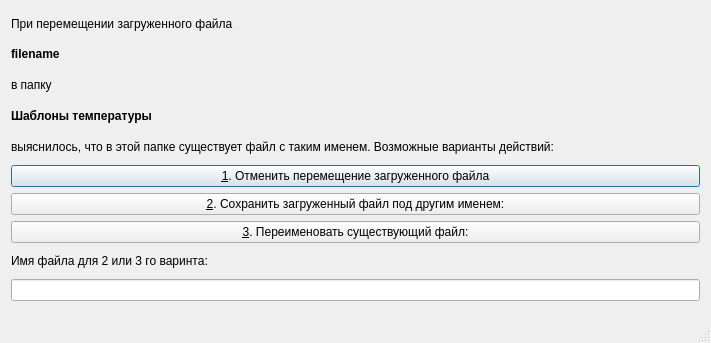
<?xml version="1.0" encoding="UTF-8"?>
<ui version="4.0">
 <class>Dialog</class>
 <widget class="QDialog" name="Dialog">
  <property name="geometry">
   <rect>
    <x>0</x>
    <y>0</y>
    <width>711</width>
    <height>343</height>
   </rect>
  </property>
  <property name="windowTitle">
   <string>Установка загруженных шаблонов</string>
  </property>
  <property name="sizeGripEnabled">
   <bool>true</bool>
  </property>
  <layout class="QHBoxLayout" name="horizontalLayout">
   <item>
    <layout class="QGridLayout" name="gridLayout">
     <item row="0" column="0">
      <widget class="QLabel" name="label_2">
       <property name="text">
        <string>При перемещении загруженного файла</string>
       </property>
      </widget>
     </item>
     <item row="1" column="0">
      <widget class="QLabel" name="FileNameLabel">
       <property name="font">
        <font>
         <weight>75</weight>
         <bold>true</bold>
        </font>
       </property>
       <property name="text">
        <string>filename</string>
       </property>
      </widget>
     </item>
     <item row="2" column="0">
      <widget class="QLabel" name="label_4">
       <property name="text">
        <string>в папку</string>
       </property>
      </widget>
     </item>
     <item row="3" column="0">
      <widget class="QLabel" name="FolderLabel">
       <property name="font">
        <font>
         <weight>75</weight>
         <bold>true</bold>
        </font>
       </property>
       <property name="text">
        <string>Шаблоны температуры</string>
       </property>
      </widget>
     </item>
     <item row="4" column="0">
      <widget class="QLabel" name="label_5">
       <property name="text">
        <string>выяснилось, что в этой папке существует файл с таким именем. Возможные варианты действий:</string>
       </property>
      </widget>
     </item>
     <item row="5" column="0">
      <widget class="QPushButton" name="CancelpushButton">
       <property name="text">
        <string>&amp;1. Отменить перемещение загруженного файла</string>
       </property>
      </widget>
     </item>
     <item row="6" column="0">
      <widget class="QPushButton" name="RenameNewpushButton">
       <property name="text">
        <string>&amp;2. Сохранить загруженный файл под другим именем:</string>
       </property>
      </widget>
     </item>
     <item row="7" column="0">
      <widget class="QPushButton" name="RenameOldpushButton">
       <property name="text">
        <string>&amp;3. Переименовать существующий файл:</string>
       </property>
      </widget>
     </item>
     <item row="9" column="0">
      <widget class="QLineEdit" name="lineEdit"/>
     </item>
     <item row="8" column="0">
      <widget class="QLabel" name="label_6">
       <property name="text">
        <string>Имя файла для 2 или 3 го варинта:</string>
       </property>
      </widget>
     </item>
     <item row="10" column="0">
      <widget class="QLabel" name="label">
       <property name="text">
        <string/>
       </property>
      </widget>
     </item>
    </layout>
   </item>
  </layout>
 </widget>
 <resources/>
 <connections/>
</ui>
